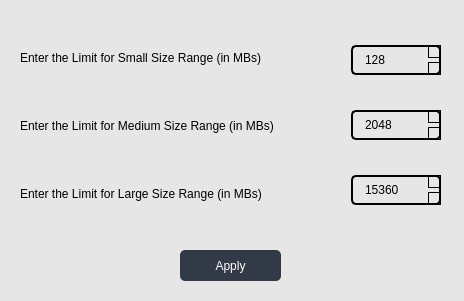
<?xml version="1.0" encoding="UTF-8"?>
<ui version="4.0">
 <class>Dialog</class>
 <widget class="QDialog" name="Dialog">
  <property name="geometry">
   <rect>
    <x>0</x>
    <y>0</y>
    <width>464</width>
    <height>301</height>
   </rect>
  </property>
  <property name="minimumSize">
   <size>
    <width>464</width>
    <height>301</height>
   </size>
  </property>
  <property name="maximumSize">
   <size>
    <width>464</width>
    <height>301</height>
   </size>
  </property>
  <property name="windowTitle">
   <string>Set Size Limits</string>
  </property>
  <property name="styleSheet">
   <string notr="true">background-color: rgb(230, 230, 230);</string>
  </property>
  <widget class="QPushButton" name="applyBtn">
   <property name="geometry">
    <rect>
     <x>180</x>
     <y>250</y>
     <width>101</width>
     <height>31</height>
    </rect>
   </property>
   <property name="minimumSize">
    <size>
     <width>101</width>
     <height>31</height>
    </size>
   </property>
   <property name="maximumSize">
    <size>
     <width>101</width>
     <height>31</height>
    </size>
   </property>
   <property name="styleSheet">
    <string notr="true">QPushButton{
border-radius: 5px;
font: 11pt &quot;MS Shell Dlg 2&quot;;
color: rgb(255, 255, 255);
background-color: rgb(49, 58, 70);}

QPushButton:hover{
	background-color: rgb(85, 170, 255);
	
	color: rgb(255, 255, 255);;

}</string>
   </property>
   <property name="text">
    <string>Apply</string>
   </property>
  </widget>
  <widget class="QWidget" name="">
   <property name="geometry">
    <rect>
     <x>10</x>
     <y>10</y>
     <width>441</width>
     <height>231</height>
    </rect>
   </property>
   <layout class="QHBoxLayout" name="horizontalLayout">
    <property name="spacing">
     <number>10</number>
    </property>
    <property name="sizeConstraint">
     <enum>QLayout::SetDefaultConstraint</enum>
    </property>
    <property name="topMargin">
     <number>0</number>
    </property>
    <item>
     <layout class="QVBoxLayout" name="verticalLayout">
      <property name="spacing">
       <number>0</number>
      </property>
      <item>
       <widget class="QLabel" name="small_label">
        <property name="minimumSize">
         <size>
          <width>291</width>
          <height>41</height>
         </size>
        </property>
        <property name="maximumSize">
         <size>
          <width>291</width>
          <height>41</height>
         </size>
        </property>
        <property name="styleSheet">
         <string notr="true">font: 9pt &quot;MS Shell Dlg 2&quot;;</string>
        </property>
        <property name="text">
         <string>Enter the Limit for Small Size Range (in MBs)</string>
        </property>
       </widget>
      </item>
      <item>
       <widget class="QLabel" name="medium_label">
        <property name="minimumSize">
         <size>
          <width>311</width>
          <height>41</height>
         </size>
        </property>
        <property name="maximumSize">
         <size>
          <width>311</width>
          <height>41</height>
         </size>
        </property>
        <property name="styleSheet">
         <string notr="true">font: 9pt &quot;MS Shell Dlg 2&quot;;</string>
        </property>
        <property name="text">
         <string>Enter the Limit for Medium Size Range (in MBs)</string>
        </property>
       </widget>
      </item>
      <item>
       <widget class="QLabel" name="large_label">
        <property name="minimumSize">
         <size>
          <width>301</width>
          <height>41</height>
         </size>
        </property>
        <property name="maximumSize">
         <size>
          <width>301</width>
          <height>41</height>
         </size>
        </property>
        <property name="styleSheet">
         <string notr="true">font: 9pt &quot;MS Shell Dlg 2&quot;;</string>
        </property>
        <property name="text">
         <string>Enter the Limit for Large Size Range (in MBs)</string>
        </property>
       </widget>
      </item>
     </layout>
    </item>
    <item>
     <layout class="QVBoxLayout" name="verticalLayout_2">
      <property name="spacing">
       <number>0</number>
      </property>
      <item>
       <widget class="QSpinBox" name="small_input">
        <property name="minimumSize">
         <size>
          <width>90</width>
          <height>30</height>
         </size>
        </property>
        <property name="maximumSize">
         <size>
          <width>90</width>
          <height>30</height>
         </size>
        </property>
        <property name="styleSheet">
         <string notr="true">QSpinBox {
    border: 2px solid rgb(0, 0, 0);
    border-radius: 5px;
    padding: 5px 10px;
}

QSpinBox::up-button, QSpinBox::down-button {
    border: 0.5px solid rgb(0, 0, 0);

    width: 11px;
    height: 11px;
}

QSpinBox::up-button {
    subcontrol-origin: border;
    subcontrol-position: top right;
}

QSpinBox::down-button {
	subcontrol-origin: border;
    subcontrol-position: bottom right;
}

QSpinBox::up-button:hover, QSpinBox::down-button:hover {
    background-color: rgb(0, 0, 0);
}

QSpinBox::up-button:pressed, QSpinBox::down-button:pressed {
    background-color: rgb(0, 0, 0);
}

QSpinBox:focus {
    border-color: rgb(0, 0, 0);
}
</string>
        </property>
        <property name="maximum">
         <number>512000</number>
        </property>
        <property name="value">
         <number>128</number>
        </property>
       </widget>
      </item>
      <item>
       <widget class="QSpinBox" name="medium_input">
        <property name="minimumSize">
         <size>
          <width>90</width>
          <height>30</height>
         </size>
        </property>
        <property name="maximumSize">
         <size>
          <width>90</width>
          <height>30</height>
         </size>
        </property>
        <property name="styleSheet">
         <string notr="true">QSpinBox {
    border: 2px solid rgb(0, 0, 0);
    border-radius: 5px;
    padding: 5px 10px;
}

QSpinBox::up-button, QSpinBox::down-button {
    border: 0.5px solid rgb(0, 0, 0);

    width: 11px;
    height: 11px;
}

QSpinBox::up-button {
    subcontrol-origin: border;
    subcontrol-position: top right;
}

QSpinBox::down-button {
	subcontrol-origin: border;
    subcontrol-position: bottom right;
}

QSpinBox::up-button:hover, QSpinBox::down-button:hover {
    background-color: rgb(0, 0, 0);
}

QSpinBox::up-button:pressed, QSpinBox::down-button:pressed {
    background-color: rgb(0, 0, 0);
}

QSpinBox:focus {
    border-color: rgb(0, 0, 0);
}
</string>
        </property>
        <property name="maximum">
         <number>512000</number>
        </property>
        <property name="value">
         <number>2048</number>
        </property>
       </widget>
      </item>
      <item>
       <widget class="QSpinBox" name="large_input">
        <property name="minimumSize">
         <size>
          <width>90</width>
          <height>30</height>
         </size>
        </property>
        <property name="maximumSize">
         <size>
          <width>90</width>
          <height>30</height>
         </size>
        </property>
        <property name="styleSheet">
         <string notr="true">QSpinBox {
    border: 2px solid rgb(0, 0, 0);
    border-radius: 5px;
    padding: 5px 10px;
}

QSpinBox::up-button, QSpinBox::down-button {
    border: 0.5px solid rgb(0, 0, 0);

    width: 11px;
    height: 11px;
}

QSpinBox::up-button {
    subcontrol-origin: border;
    subcontrol-position: top right;
}

QSpinBox::down-button {
	subcontrol-origin: border;
    subcontrol-position: bottom right;
}

QSpinBox::up-button:hover, QSpinBox::down-button:hover {
    background-color: rgb(0, 0, 0);
}

QSpinBox::up-button:pressed, QSpinBox::down-button:pressed {
    background-color: rgb(0, 0, 0);
}

QSpinBox:focus {
    border-color: rgb(0, 0, 0);
}
</string>
        </property>
        <property name="maximum">
         <number>512000</number>
        </property>
        <property name="value">
         <number>15360</number>
        </property>
       </widget>
      </item>
     </layout>
    </item>
   </layout>
  </widget>
 </widget>
 <resources/>
 <connections/>
</ui>
